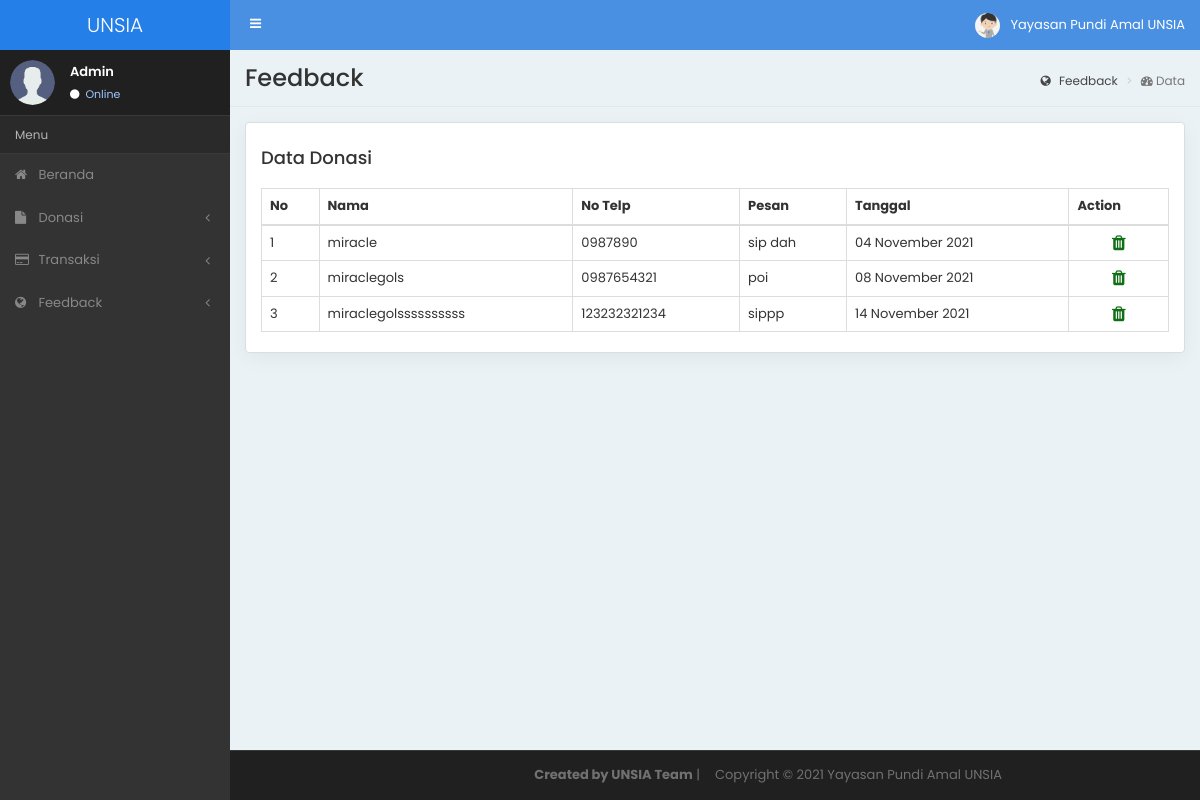
The page /admin/index.php/feedback on the database its author committed.
### tables this page shows
CREATE TABLE `data_feedback` (
  `id_feedback` int(11) NOT NULL,
  `nama_feedback` text NOT NULL,
  `no_telp_feedback` text NOT NULL,
  `pesan_feedback` text NOT NULL,
  `tgl_feedback` date NOT NULL
);

### admin/application/controllers/Feedback.php (called while the page is built, shortened)
<?php
class Feedback extends CI_Controller{
    public function __construct(){
        $this->load->model('MdlFeedback');
    }
    public function index(){
        $getDataFeedback = $this->MdlFeedback->getFeedback('data_feedback')->result();
        $data['tmpFeedback'] = $getDataFeedback;
        $this->load->view('Feedback/dataFeedback', $data);
    }
}
?>

### admin/index.php (called while the page is built, shortened)
<?php
require_once BASEPATH.'core/CodeIgniter.php';

### admin/application/models/MdlFeedback.php (called while the page is built, shortened)
<?php
class MdlFeedback extends CI_Model
{
    public function getFeedback($table)
    {
        return $this->db->get($table);
    }
}
?>

### admin/application/helpers/tanggal_helper.php (called while the page is built, shortened)
<?php  if ( ! defined('BASEPATH')) exit('No direct script access allowed');
if ( ! function_exists('tgl_indo')){
	function tgl_indo($tgl){
		$ubah = gmdate($tgl, time()+60*60*8);
		$pecah = explode("-",$ubah);
		$tanggal = $pecah[2];
		$bulan = bulan($pecah[1]);
		$tahun = $pecah[0];
		return $tanggal.' '.$bulan.' '.$tahun;
	}
}
if ( ! function_exists('bulan')){
	function bulan($bln){
		switch ($bln){
			case 11:
				return "November";
				break;
		}
	}
}

### admin/application/views/Feedback/dataFeedback.php (the view, shortened to what this page needs)
<!DOCTYPE html>
<html lang="en">
<head>
<body class="sidebar-mini">
<div class="wrapper">
    <div class="content-wrapper">
        <section class="content-header">
          <h1>Feedback</h1>
          <ol class="breadcrumb">
            <li><a href="#"><i class="fa fa-globe"></i> Feedback</a></li>
            <li class="active"><i class="fa fa-dashboard"></i> Data</li>
          </ol>
        </section>
        <section class="content container-fluid">
            <div class="row">
                <div class="col-md-12">
                    <div class="chart-box">
                        <h4>Data Donasi</h4>
                        <div class="table-responsive m-top-2">
                            <table class="table table-bordered">
                                <thead>
                                <tr>
                                    <th>No</th>
                                    <th>Nama</th>
                                    <th>No Telp</th>
                                    <th>Pesan</th>
                                    <th>Tanggal</th>
                                    <th>Action</th>
                                </tr>
                                </thead>
                                <tbody>
                                <?php
                                    $no = 1;
                                    foreach($tmpFeedback as $rows) {
                                ?>
                                    <tr>
                                        <td><?php echo $no; ?></td>
                                        <td><?php echo $rows->nama_feedback; ?></td>
                                        <td><?php echo $rows->no_telp_feedback; ?></td>
                                        <td><?php echo $rows->pesan_feedback; ?></td>
                                        <td><?php echo tgl_indo($rows->tgl_feedback); ?></td>
                                        <td>
                                            <center>
                                            <a href="<?php echo base_url('admin/Feedback/delete/'.$rows->id_feedback) ?>" onclick="return confirm(' Apakah anda yakin HAPUS DATA FEEDBACK ini ? ');"></span><i class="fa fa-trash fa-lg "></a></i>
                                            </center>
                                        </td>
                                    </tr>
                                <?php
                                    $no++;
                                    }
                                ?>
                                </tbody>
                            </table>
                        </div>
                    </div>
                </div>
            </div>
        </section>
    </div>
</div>
</body>
</html>

### assets/admin/css/style.css (style rules this page uses)
html, body { height: 100%; }
body { font-family: 'Poppins', sans-serif; overflow-x: hidden; overflow-y: auto; font-size: 13px; }
h1, h2, h3, h4, h5, h6 { font-family: 'Poppins', sans-serif; }
a { color: #106e14; transition: all 0.3s ease-out 0s; }
.wrapper { height: 100%; position: relative; overflow-x: hidden; overflow-y: auto; }
.wrapper:before, .wrapper:after { content: " "; display: table; }
.wrapper:after { clear: both; }
.content-wrapper, .main-footer { -webkit-transition: -webkit-transform 0.3s ease-in-out, margin 0.3s ease-in-out; -moz-transition: -moz-transform 0.3s ease-in-out, margin 0.3s ease-in-out; -o-transition: -o-transform 0.3s ease-in-out, margin 0.3s ease-in-out; transition: transform 0.3s ease-in-out, margin 0.3s ease-in-out; margin-left: 230px; z-index: 820; }
.content-wrapper { min-height: 100%; background-color: #ebf2f6; z-index: 800; }
.content { min-height: 250px; padding: 15px; margin-right: auto; margin-left: auto; padding-left: 15px; padding-right: 15px; }
.content-header { position: relative; padding: 15px; border-bottom: solid 1px #e6e6e6; }
.content-header > h1 { margin: 0; font-size: 24px; }
.content-header > .breadcrumb { float: right; background: transparent; margin-top: 0; margin-bottom: 0; font-size: 12px; padding: 7px 5px; position: absolute; top: 15px; right: 10px; border-radius: 2px; }
.content-header > .breadcrumb > li > a { color: #444; text-decoration: none; display: inline-block; }
.content-header > .breadcrumb > li > a > .fa, .content-header > .breadcrumb > li > a > .glyphicon, .content-header > .breadcrumb > li > a > .ion { margin-right: 5px; }
.content-header > .breadcrumb > li + li:before { content: '>\00a0'; }
.chart-box { margin-bottom: 30px; -moz-box-direction: normal; -moz-box-orient: vertical; background-color: #fff; border: 1px solid rgba(0, 0, 0, 0.125); border-radius: 0.25rem; flex-direction: column; position: relative; border-color: #d7dfe3; border-radius: 4px; box-shadow: 0 5px 20px rgba(0, 0, 0, 0.05); padding: 15px; }
.table { margin-bottom: 5px; }
.m-top-2 { margin-top: 20px !important; }

### rows shown on the page
data_feedback: nama_feedback "miracle", no_telp_feedback "0987890", pesan_feedback "sip dah", tgl_feedback "04 November 2021"
data_feedback: nama_feedback "miraclegols", no_telp_feedback "0987654321", pesan_feedback "poi", tgl_feedback "08 November 2021"
data_feedback: nama_feedback "miraclegolssssssssss", no_telp_feedback "123232321234", pesan_feedback "sippp", tgl_feedback "14 November 2021"
